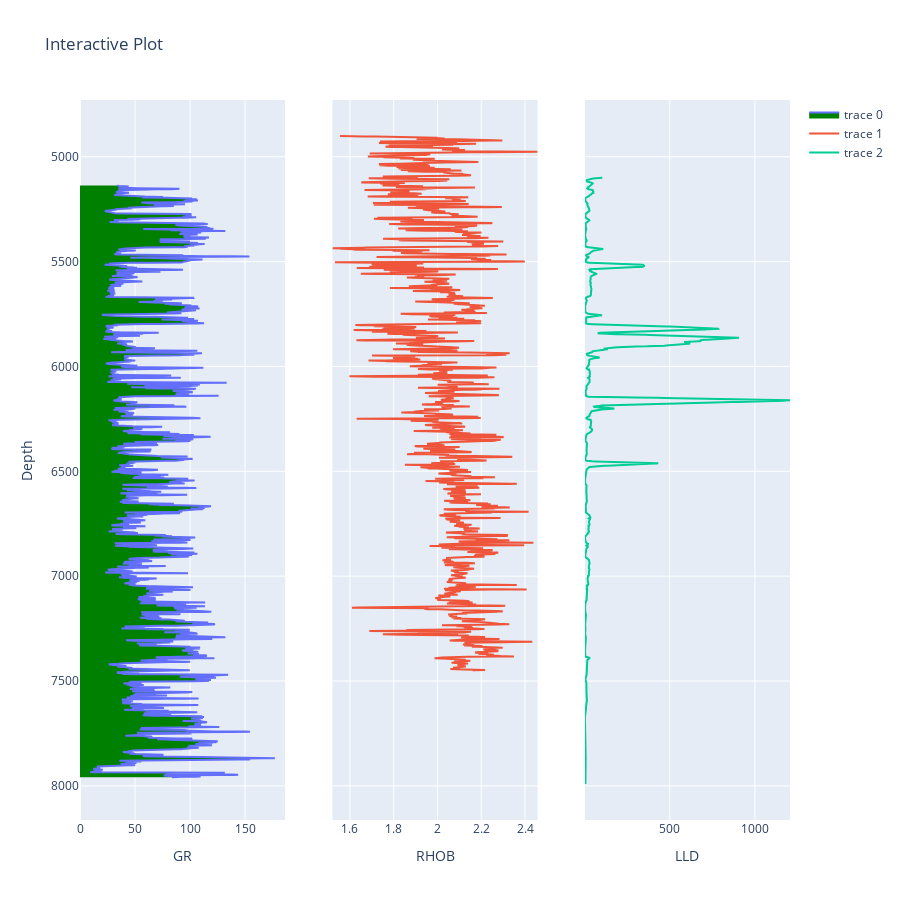

Here is the notebook cell this chart was saved with:
### Code cell
fig = make_subplots(rows=1, cols=3, shared_yaxes=True)
fig.add_trace(go.Scatter(x=df['GR'], y=df['DEPT'], fill='tozerox', fillcolor='green'), row=1, col=1)
fig.add_trace(go.Scatter(x=df['RHOB'], y=df['DEPT']), row=1, col=2)
fig.add_trace(go.Scatter(x=df['LLD'], y=df['DEPT']), row=1, col=3)

fig.update_xaxes(title_text="GR", row=1, col=1)
fig.update_xaxes(title_text="RHOB", row=1, col=2)
fig.update_xaxes(title_text="LLD", row=1, col=3)


fig.update_yaxes(title_text="Depth", row=1, col=1, autorange='reversed')

fig.update_layout(title_text="Interactive Plot", height=900)

fig.show()

### Figure 1 — Plotly figure (JSON) as saved in the notebook; plotly's stock layout.template omitted (floating-point values rounded to 4 significant figures; data arrays with more than 128 entries replaced by an {"elided": "..."} marker saying what was removed)
{"data": [{"fill": "tozerox", "fillcolor": "green", "type": "scatter", "x": {"elided": "6181 float values"}, "xaxis": "x", "y": {"elided": "6181 float values"}, "yaxis": "y"}, {"type": "scatter", "x": {"elided": "6181 float values"}, "xaxis": "x2", "y": {"elided": "6181 float values"}, "yaxis": "y2"}, {"type": "scatter", "x": {"elided": "6181 float values"}, "xaxis": "x3", "y": {"elided": "6181 float values"}, "yaxis": "y3"}], "layout": {"height": 900, "title": {"text": "Interactive Plot"}, "xaxis": {"anchor": "y", "domain": [0, 0.2889], "title": {"text": "GR"}}, "xaxis2": {"anchor": "y2", "domain": [0.3556, 0.6444], "title": {"text": "RHOB"}}, "xaxis3": {"anchor": "y3", "domain": [0.7111, 1], "title": {"text": "LLD"}}, "yaxis": {"anchor": "x", "autorange": "reversed", "domain": [0, 1], "title": {"text": "Depth"}}, "yaxis2": {"anchor": "x2", "domain": [0, 1], "matches": "y", "showticklabels": false}, "yaxis3": {"anchor": "x3", "domain": [0, 1], "matches": "y", "showticklabels": false}}}
